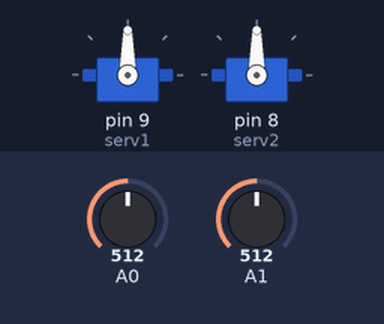
Bench run of a sketch on a simulated Arduino Uno, built with avr-gcc and run on an emulated ATmega328P. Shown: 2 × servo. The test bench sets the inputs (shaded band); at power-on: A0 = 512, A1 = 512.

Above: at 1.2 s.
1.3 s: A0 set to 716
At 2.0 s:
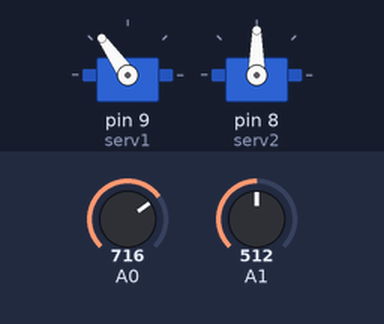
2.8 s: A1 set to 716
At 3.8 s:
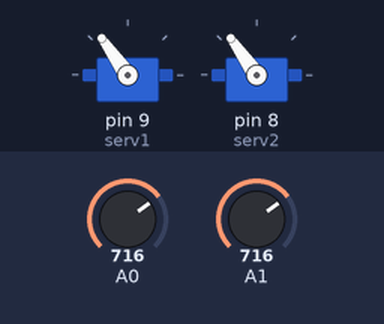
4.3 s: A0 set to 900
At 4.9 s:
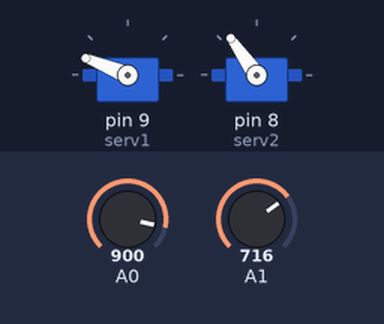
5.8 s: A1 set to 900
At 7.0 s:
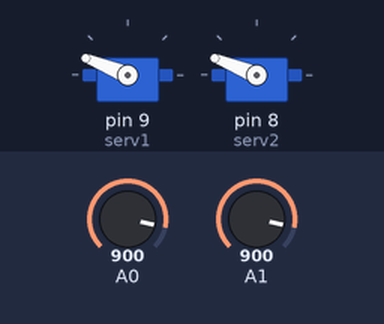
7.3 s: A0 set to 1023
At 8.4 s:
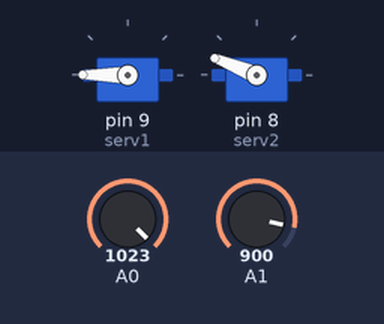
8.8 s: A1 set to 1023
At 9.6 s:
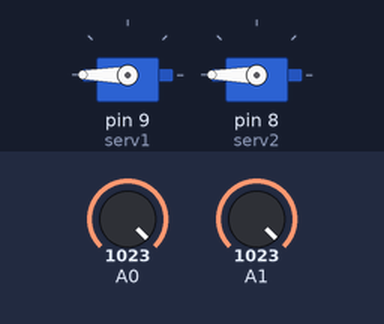
Timing chart, 0 to 11.3 s (numbered marks = the images above; inputs shaded):
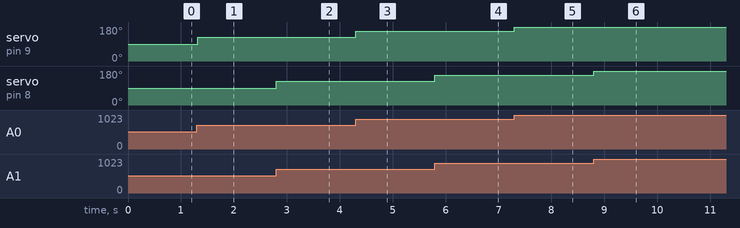

The sketch:

Joystick_With_Servo_Motors.ino
```cpp
/*
 Controlling a servo position using a joystick
 by Michal Rinott <http://people.interaction-ivrea.it/m.rinott>

 modified on 8 Nov 2013
 by Scott Fitzgerald
 http://www.arduino.cc/en/Tutorial/Knob
*/

#include <Servo.h>

Servo serv1;  // create servo object to control a servo
Servo serv2;  // create servo object to control another servo

int val1;    // variable to read the value from the analog pin
int val2;    // variable to read the value from the analog pin

void setup() {
  serv1.attach(9);  // attaches the servo on pin 9 to the serv1 object
  serv2.attach(8);  // attaches the servo on pin 9 to the serv2 object
}

void loop() {
  val1 = analogRead(0);            // reads the value of the potentiometer(on the joystick) (value between 0 and 1023)
  val2 = analogRead(1);            // reads the value of the potentiomete(on the joystick)r (value between 0 and 1023)
  val1 = map(val1, 0, 1023, 0, 180);     // scale it to use it with the servo (value between 0 and 180)
  val2 = map(val2, 0, 1023, 0, 180);     // scale it to use it with the servo (value between 0 and 180)
  serv1.write(val1);                  // sets the serv1 position according to the scaled value
  serv2.write(val2);                  // sets the serv2 position according to the scaled value
  delay(15);                           // waits for the servo to get there
}
```

Measured:
- after the input at 1.3 s, servo on pin 9 (serv1): 90° → 125° at once
- after the input at 2.8 s, servo on pin 8 (serv2): 90° → 125° at once
- after the input at 4.3 s, servo on pin 9 (serv1): 125° → 158° at once
- after the input at 5.8 s, servo on pin 8 (serv2): 125° → 158° at once
- after the input at 7.3 s, servo on pin 9 (serv1): 158° → 180° at once
- after the input at 8.8 s, servo on pin 8 (serv2): 158° → 180° at once
